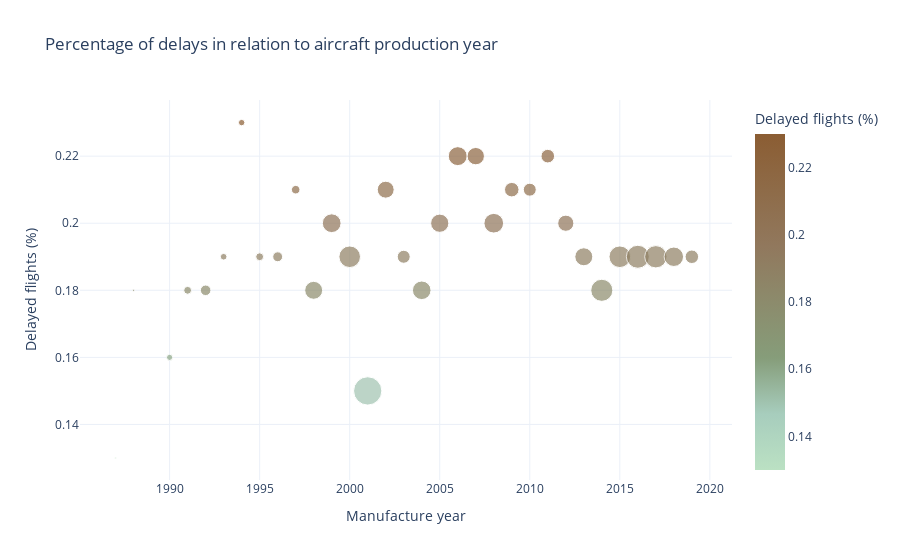

The cell this chart's notebook holds for it:
### Code cell
fig_1 = px.scatter(
    delays_by_manufacture_year_df,
    x = 'manufacture_year',
    y = 'mean',
    color = 'mean',
    color_continuous_scale=color_list,
    template = 'plotly_white',
    size='count',
    title = "Percentage of delays in relation to aircraft production year",
    labels = {'mean': "Delayed flights (%)", 'manufacture_year': "Manufacture year", 'count': "Flights amount"}

)

fig_1.show()

### Figure 1 — Plotly figure (JSON) as saved in the notebook; plotly's stock layout.template omitted (floating-point values rounded to 4 significant figures)
{"data": [{"hovertemplate": "Manufacture year=%{x}<br>Delayed flights (%)=%{marker.color}<br>Flights amount=%{marker.size}<extra></extra>", "legendgroup": "", "marker": {"color": [0.13, 0.18, 0.15, 0.16, 0.18, 0.18, 0.19, 0.23, 0.19, 0.19, 0.21, 0.18, 0.2, 0.19, 0.15, 0.21, 0.19, 0.18, 0.2, 0.22, 0.22, 0.2, 0.21, 0.21, 0.22, 0.2, 0.19, 0.18, 0.19, 0.19, 0.19, 0.19, 0.19], "coloraxis": "coloraxis", "size": [443, 634, 13, 4786, 7701, 13882, 5562, 5191, 7731, 12186, 9121, 40317, 44018, 58215, 100251, 35845, 21081, 43266, 41621, 44952, 37804, 48558, 26278, 20977, 23084, 32728, 40543, 61128, 58426, 66191, 62353, 47370, 22918], "sizemode": "area", "sizeref": 250.6, "symbol": "circle"}, "mode": "markers", "name": "", "orientation": "v", "showlegend": false, "type": "scatter", "x": [1987, 1988, 1989, 1990, 1991, 1992, 1993, 1994, 1995, 1996, 1997, 1998, 1999, 2000, 2001, 2002, 2003, 2004, 2005, 2006, 2007, 2008, 2009, 2010, 2011, 2012, 2013, 2014, 2015, 2016, 2017, 2018, 2019], "xaxis": "x", "y": [0.13, 0.18, 0.15, 0.16, 0.18, 0.18, 0.19, 0.23, 0.19, 0.19, 0.21, 0.18, 0.2, 0.19, 0.15, 0.21, 0.19, 0.18, 0.2, 0.22, 0.22, 0.2, 0.21, 0.21, 0.22, 0.2, 0.19, 0.18, 0.19, 0.19, 0.19, 0.19, 0.19], "yaxis": "y"}], "layout": {"coloraxis": {"colorbar": {"title": {"text": "Delayed flights (%)"}}, "colorscale": [[0, "#bbe1c3"], [0.1667, "#a7cdbd"], [0.3333, "#869d7a"], [0.5, "#8c8b6c"], [0.6667, "#91785d"], [0.8333, "#8e6b48"], [1, "#8b5d33"]]}, "legend": {"itemsizing": "constant", "tracegroupgap": 0}, "title": {"text": "Percentage of delays in relation to aircraft production year"}, "xaxis": {"anchor": "y", "domain": [0, 1], "title": {"text": "Manufacture year"}}, "yaxis": {"anchor": "x", "domain": [0, 1], "title": {"text": "Delayed flights (%)"}}}}
